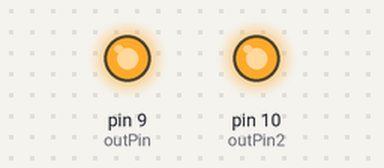
The sketch below on a simulated Arduino Uno, built with avr-gcc and run on an emulated ATmega328P. Shown: output pins drawn as LEDs (lit = HIGH).

Above: at 0.1 s.
Timing chart, 0 to 1.6 s (numbered marks = the images above):
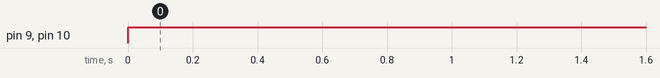

Measured:
- by itself, pin 9 (outPin), pin 10 (outPin2): LOW → HIGH at 0.00 s

The sketch:

ramp_voltage.ino
```cpp
int outPin = 9;
int outPin2 = 10;
int pot = 511;
int pot2 = 511;
int readValue;

void setup() {
  // put your setup code here, to run once:
pinMode(outPin,OUTPUT);
pinMode(outPin2,OUTPUT);
pinMode(A3,INPUT);
Serial.begin(9600);
}

void loop() {
  // put your main code here, to run repeatedly:
  while (pot < 1023) {
  analogWrite(outPin,pot);
  analogWrite(outPin2,pot2);
  delay(250);
  pot = pot + 5;
  pot2 = pot2 + 5;
}

}
```
